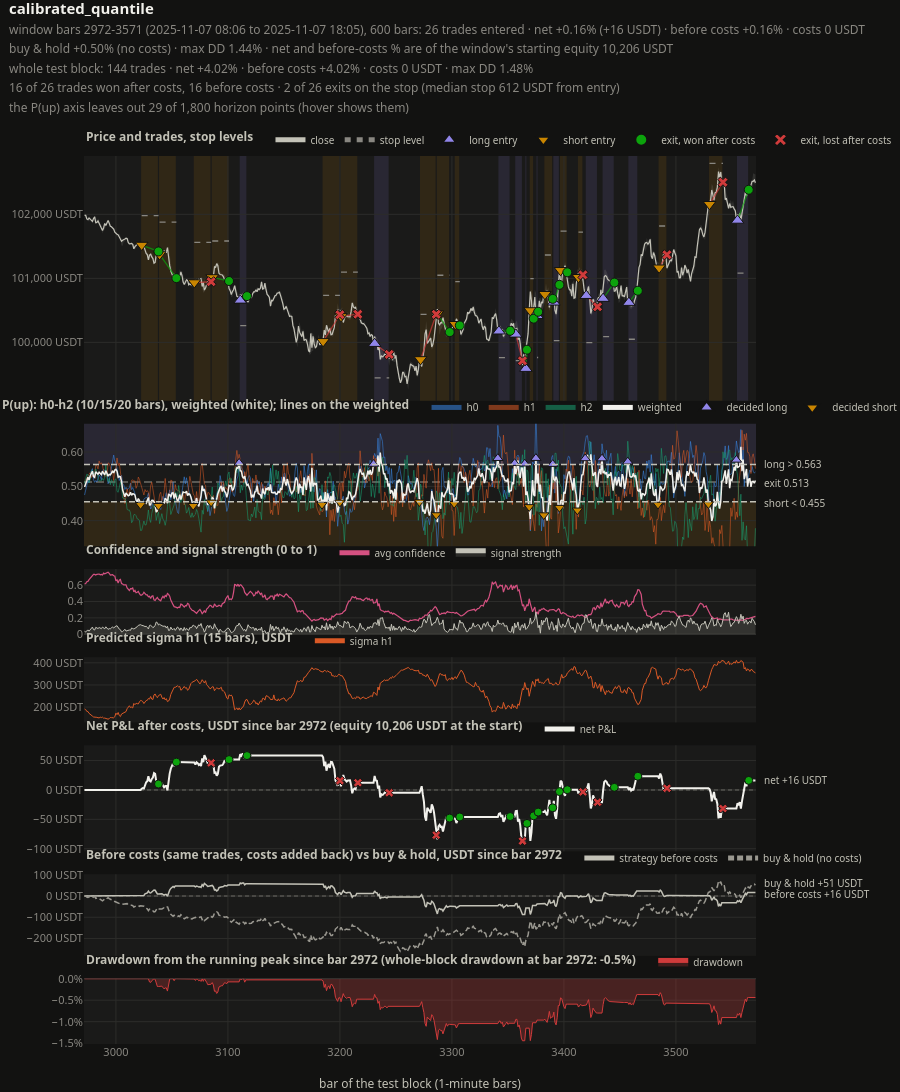

Here is the notebook cell this chart was saved with:
### Code cell
import os
from pathlib import Path

from IPython.display import display

from neural_trade.notebook import BacktestExplorer, pick_run
from neural_trade.visualization.trading_dashboard import detail_window

run_dir = pick_run(RUN_DIR, RUNS_DIR)   # newest run with a serving bundle, or a clear error
print("run:", run_dir)
explorer = BacktestExplorer.from_run(run_dir, csv_path=CSV_PATH)
res = explorer.run(STRATEGY, costs={"random_seeds": 0}, baselines=False)
start = detail_window(res, BARS, around=START)[0] if isinstance(START, str) else int(START)
explorer.dashboard(res, start=start, end=start + BARS).show()

### Figure 1 — Plotly figure (JSON) as saved in the notebook; plotly's stock layout.template omitted (floating-point values rounded to 4 significant figures; data arrays with more than 128 entries replaced by an {"elided": "..."} marker saying what was removed)
{"data": [{"dx": 1, "hoverinfo": "skip", "legend": "legend", "line": {"width": 0}, "mode": "lines", "name": "bar high", "showlegend": false, "type": "scatter", "x0": 2972.0, "xaxis": "x", "y": {"elided": "600 float values"}, "yaxis": "y"}, {"dx": 1, "fill": "tonexty", "fillcolor": "rgba(195,194,183,0.13)", "hoverinfo": "skip", "legend": "legend", "line": {"width": 0}, "mode": "lines", "name": "bar high-low range", "showlegend": false, "type": "scatter", "x0": 2972.0, "xaxis": "x", "y": {"elided": "600 float values"}, "yaxis": "y"}, {"dx": 1, "hovertemplate": "close %{y:,.2f} USDT%{text}<extra></extra>", "legend": "legend", "line": {"color": "#c3c2b7", "width": 1.2}, "mode": "lines", "name": "close", "text": {"elided": "600 str values"}, "type": "scatter", "x0": 2972, "xaxis": "x", "y": {"elided": "600 float values"}, "yaxis": "y"}, {"hoverinfo": "skip", "legend": "legend", "legendgroup": "lvl-sl", "line": {"color": "#898781", "dash": "6px,6px", "width": 1.3}, "mode": "lines", "name": "stop level", "type": "scatter", "x": [3023, 3038, null, 3039, 3054, null, 3070, 3085, null, 3086, 3101, null, 3111, 3117, null, 3185, 3200, null, 3201, 3216, null, 3231, 3244, null, 3272, 3286, null, 3287, 3298, null, 3303, 3307, null, 3342, 3352, null, 3357, 3363, null, 3366, 3367, null, 3370, 3373, null, 3376, 3377, null, 3383, 3390, null, 3391, 3396, null, 3397, 3403, null, 3413, 3417, null, 3420, 3430, null, 3435, 3445, null, 3458, 3466, null, 3485, 3492, null, 3530, 3542, null, 3555, 3565, null], "xaxis": "x", "y": [102000.0, 102000.0, null, 101900.0, 101900.0, null, 101600.0, 101600.0, null, 101600.0, 101600.0, null, 100300.0, 100300.0, null, 100700.0, 100700.0, null, 101100.0, 101100.0, null, 99450.0, 99450.0, null, 100400.0, 100400.0, null, 101000.0, 101000.0, null, 100900.0, 100900.0, null, 99760.0, 99760.0, null, 99710.0, 99710.0, null, 98970.0, 98970.0, null, 101000.0, 101000.0, null, 99760.0, 99760.0, null, 101400.0, 101400.0, null, 100000.0, 100000.0, null, 101700.0, 101700.0, null, 101700.0, 101700.0, null, 100000.0, 100000.0, null, 100100.0, 100100.0, null, 100000.0, 100000.0, null, 101800.0, 101800.0, null, 102800.0, 102800.0, null, 101100.0, 101100.0, null], "yaxis": "y"}, {"hoverinfo": "skip", "legend": "legend", "legendgroup": "trade-win", "line": {"color": "rgba(12,163,12,0.7)", "width": 1.3}, "mode": "lines", "name": "win (entry to exit)", "showlegend": false, "type": "scatter", "x": [3023, 3038, null, 3039, 3054, null, 3086, 3101, null, 3111, 3117, null, 3287, 3298, null, 3303, 3307, null, 3342, 3352, null, 3366, 3367, null, 3370, 3373, null, 3376, 3377, null, 3383, 3390, null, 3391, 3396, null, 3397, 3403, null, 3435, 3445, null, 3458, 3466, null, 3555, 3565, null], "xaxis": "x", "y": [101500.0, 101400.0, null, 101400.0, 101000.0, null, 101000.0, 101000.0, null, 100700.0, 100700.0, null, 100400.0, 100200.0, null, 100300.0, 100300.0, null, 100200.0, 100200.0, null, 99590.0, 99890.0, null, 100500.0, 100400.0, null, 100400.0, 100500.0, null, 100800.0, 100700.0, null, 100600.0, 100900.0, null, 101100.0, 101100.0, null, 100700.0, 100900.0, null, 100600.0, 100800.0, null, 101900.0, 102400.0, null], "yaxis": "y"}, {"hoverinfo": "skip", "legend": "legend", "legendgroup": "trade-loss", "line": {"color": "rgba(208,59,59,0.7)", "width": 1.3}, "mode": "lines", "name": "loss (entry to exit)", "showlegend": false, "type": "scatter", "x": [3070, 3085, null, 3185, 3200, null, 3201, 3216, null, 3231, 3244, null, 3272, 3286, null, 3357, 3363, null, 3413, 3417, null, 3420, 3430, null, 3485, 3492, null, 3530, 3542, null], "xaxis": "x", "y": [100900.0, 100900.0, null, 100000.0, 100400.0, null, 100400.0, 100400.0, null, 99980.0, 99810.0, null, 99730.0, 100400.0, null, 100100.0, 99710.0, null, 101000.0, 101100.0, null, 100700.0, 100600.0, null, 101200.0, 101400.0, null, 102200.0, 102500.0, null], "yaxis": "y"}, {"hoverinfo": "skip", "legend": "legend", "legendgroup": "entry-LONG", "marker": {"color": "#9085e9", "line": {"color": "#121211", "width": 1}, "size": 11, "symbol": "triangle-up"}, "mode": "markers", "name": "long entry", "type": "scatter", "x": [3111, 3231, 3342, 3357, 3366, 3376, 3391, 3420, 3435, 3458, 3555], "xaxis": "x", "y": [100700.0, 99980.0, 100200.0, 100100.0, 99590.0, 100400.0, 100600.0, 100700.0, 100700.0, 100600.0, 101900.0], "yaxis": "y"}, {"hoverinfo": "skip", "legend": "legend", "legendgroup": "entry-SHORT", "marker": {"color": "#c98500", "line": {"color": "#121211", "width": 1}, "size": 11, "symbol": "triangle-down"}, "mode": "markers", "name": "short entry", "type": "scatter", "x": [3023, 3039, 3070, 3086, 3185, 3201, 3272, 3287, 3303, 3370, 3383, 3397, 3413, 3485, 3530], "xaxis": "x", "y": [101500.0, 101400.0, 100900.0, 101000.0, 100000.0, 100400.0, 99730.0, 100400.0, 100300.0, 100500.0, 100800.0, 101100.0, 101000.0, 101200.0, 102200.0], "yaxis": "y"}, {"hoverinfo": "skip", "legend": "legend", "legendgroup": "trade-win", "marker": {"color": "#0ca30c", "line": {"color": "#121211", "width": 1}, "size": 9, "symbol": "circle"}, "mode": "markers", "name": "exit, won after costs", "opacity": 1.0, "type": "scatter", "x": [3038, 3054, 3101, 3117, 3298, 3307, 3352, 3367, 3373, 3377, 3390, 3396, 3403, 3445, 3466, 3565], "xaxis": "x", "y": [101400.0, 101000.0, 101000.0, 100700.0, 100200.0, 100300.0, 100200.0, 99890.0, 100400.0, 100500.0, 100700.0, 100900.0, 101100.0, 100900.0, 100800.0, 102400.0], "yaxis": "y"}, {"hoverinfo": "skip", "legend": "legend", "legendgroup": "trade-loss", "marker": {"color": "#d03b3b", "line": {"color": "#121211", "width": 1}, "size": 9, "symbol": "x"}, "mode": "markers", "name": "exit, lost after costs", "opacity": 1.0, "type": "scatter", "x": [3085, 3200, 3216, 3244, 3286, 3363, 3417, 3430, 3492, 3542], "xaxis": "x", "y": [100900.0, 100400.0, 100400.0, 99810.0, 100400.0, 99710.0, 101100.0, 100600.0, 101400.0, 102500.0], "yaxis": "y"}, {"dx": 1, "hovertemplate": "P(up) h0 (10 bars) %{y:.3f}<extra></extra>", "legend": "legend2", "legendgroup": "h0", "line": {"color": "rgba(57,135,229,0.55)", "width": 1}, "mode": "lines", "name": "h0", "type": "scatter", "x0": 2972, "xaxis": "x", "y": {"elided": "600 float values"}, "yaxis": "y2"}, {"dx": 1, "hovertemplate": "P(up) h1 (15 bars) %{y:.3f}<extra></extra>", "legend": "legend2", "legendgroup": "h1", "line": {"color": "rgba(217,89,38,0.55)", "width": 1}, "mode": "lines", "name": "h1", "type": "scatter", "x0": 2972, "xaxis": "x", "y": {"elided": "600 float values"}, "yaxis": "y2"}, {"dx": 1, "hovertemplate": "P(up) h2 (20 bars) %{y:.3f}<extra></extra>", "legend": "legend2", "legendgroup": "h2", "line": {"color": "rgba(25,158,112,0.55)", "width": 1}, "mode": "lines", "name": "h2", "type": "scatter", "x0": 2972, "xaxis": "x", "y": {"elided": "600 float values"}, "yaxis": "y2"}, {"dx": 1, "hovertemplate": "weighted P(up) %{y:.3f}<extra></extra>", "legend": "legend2", "line": {"color": "#f2f1ec", "width": 1.5}, "mode": "lines", "name": "weighted", "type": "scatter", "x0": 2972, "xaxis": "x", "y": {"elided": "600 float values"}, "yaxis": "y2"}, {"hoverinfo": "skip", "legend": "legend2", "legendgroup": "decision-LONG", "marker": {"color": "#9085e9", "line": {"color": "#121211", "width": 1}, "size": 9, "symbol": "triangle-up"}, "mode": "markers", "name": "decided long", "type": "scatter", "x": [3110, 3230, 3341, 3356, 3365, 3375, 3390, 3419, 3434, 3457, 3554], "xaxis": "x", "y": [0.5682, 0.5651, 0.582, 0.5675, 0.566, 0.5822, 0.5648, 0.5812, 0.5808, 0.5719, 0.5771], "yaxis": "y2"}, {"hoverinfo": "skip", "legend": "legend2", "legendgroup": "decision-SHORT", "marker": {"color": "#c98500", "line": {"color": "#121211", "width": 1}, "size": 9, "symbol": "triangle-down"}, "mode": "markers", "name": "decided short", "type": "scatter", "x": [3022, 3038, 3069, 3085, 3184, 3200, 3271, 3286, 3302, 3369, 3382, 3396, 3412, 3484, 3529], "xaxis": "x", "y": [0.4463, 0.4434, 0.4435, 0.4535, 0.4466, 0.4534, 0.4543, 0.4165, 0.4495, 0.4401, 0.4163, 0.4379, 0.4302, 0.4471, 0.4483], "yaxis": "y2"}, {"dx": 1, "hovertemplate": "confidence %{y:.3f}<extra></extra>", "legend": "legend3", "line": {"color": "#d55181", "width": 1.2}, "mode": "lines", "name": "avg confidence", "type": "scatter", "x0": 2972, "xaxis": "x", "y": {"elided": "600 float values"}, "yaxis": "y3"}, {"dx": 1, "fill": "tozeroy", "fillcolor": "rgba(195,194,183,0.15)", "hovertemplate": "strength %{y:.3f}<extra></extra>", "legend": "legend3", "line": {"color": "#c3c2b7", "width": 1}, "mode": "lines", "name": "signal strength", "type": "scatter", "x0": 2972, "xaxis": "x", "y": {"elided": "600 float values"}, "yaxis": "y3"}, {"dx": 1, "hovertemplate": "sigma h1 (15 bars) %{y:,.1f} USDT<extra></extra>", "legend": "legend4", "line": {"color": "#d95926", "width": 1}, "mode": "lines", "name": "sigma h1", "type": "scatter", "x0": 2972, "xaxis": "x", "y": {"elided": "600 float values"}, "yaxis": "y4"}, {"dx": 1, "hovertemplate": "net P&L since bar 2972 %{y:,.0f} USDT<extra></extra>", "legend": "legend5", "line": {"color": "#f2f1ec", "width": 2}, "mode": "lines", "name": "net P&L", "type": "scatter", "x0": 2972, "xaxis": "x", "y": {"elided": "600 float values"}, "yaxis": "y5"}, {"hoverinfo": "skip", "legend": "legend5", "legendgroup": "trade-win", "marker": {"color": "#0ca30c", "line": {"color": "#121211", "width": 1}, "size": 8, "symbol": "circle"}, "mode": "markers", "name": "exit, win", "showlegend": false, "type": "scatter", "x": [3038, 3054, 3101, 3117, 3298, 3307, 3352, 3367, 3373, 3377, 3390, 3396, 3403, 3445, 3466, 3565], "xaxis": "x", "y": [10.07, 47.33, 51.67, 58.45, -47.87, -45.99, -45.26, -56.93, -44.04, -37.7, -30.38, -2.794, 0.4019, 4.422, 23.31, 16.25], "yaxis": "y5"}, {"hoverinfo": "skip", "legend": "legend5", "legendgroup": "trade-loss", "marker": {"color": "#d03b3b", "line": {"color": "#121211", "width": 1}, "size": 8, "symbol": "x"}, "mode": "markers", "name": "exit, loss", "showlegend": false, "type": "scatter", "x": [3085, 3200, 3216, 3244, 3286, 3363, 3417, 3430, 3492, 3542], "xaxis": "x", "y": [46.07, 15.81, 12.32, -4.804, -76.88, -87.01, -3.381, -20.86, 2.807, -31.61], "yaxis": "y5"}, {"dx": 1, "hovertemplate": "before costs since bar 2972 %{y:,.0f} USDT<extra></extra>", "legend": "legend6", "line": {"color": "#c3c2b7", "width": 1.5}, "mode": "lines", "name": "strategy before costs", "type": "scatter", "x0": 2972, "xaxis": "x", "y": {"elided": "600 float values"}, "yaxis": "y6"}, {"dx": 1, "hovertemplate": "buy & hold since bar 2972 %{y:,.0f} USDT (10,206 USDT held, no costs)<extra></extra>", "legend": "legend6", "line": {"color": "#9a9890", "dash": "6px,3px", "width": 1.5}, "mode": "lines", "name": "buy & hold (no costs)", "type": "scatter", "x0": 2972, "xaxis": "x", "y": {"elided": "600 float values"}, "yaxis": "y6"}, {"dx": 1, "fill": "tozeroy", "fillcolor": "rgba(208,59,59,0.25)", "hovertemplate": "drawdown %{y:.2%}<extra></extra>", "legend": "legend7", "line": {"color": "#d03b3b", "width": 1}, "mode": "lines", "name": "drawdown", "type": "scatter", "x0": 2972, "xaxis": "x", "y": {"elided": "600 float values"}, "yaxis": "y7"}], "layout": {"annotations": [{"align": "left", "font": {"color": "#c3c2b7", "size": 10}, "showarrow": false, "text": "short < 0.455", "x": 1.0, "xanchor": "left", "xref": "x domain", "xshift": 6, "y": 0.4517, "yanchor": "middle", "yref": "y2"}, {"align": "left", "font": {"color": "#c3c2b7", "size": 10}, "showarrow": false, "text": "exit 0.513", "x": 1.0, "xanchor": "left", "xref": "x domain", "xshift": 6, "y": 0.5094, "yanchor": "middle", "yref": "y2"}, {"align": "left", "font": {"color": "#c3c2b7", "size": 10}, "showarrow": false, "text": "long > 0.563", "x": 1.0, "xanchor": "left", "xref": "x domain", "xshift": 6, "y": 0.5665, "yanchor": "middle", "yref": "y2"}, {"align": "left", "font": {"color": "#c3c2b7", "size": 10}, "showarrow": false, "text": "net +16 USDT", "x": 1.0, "xanchor": "left", "xref": "x domain", "xshift": 6, "y": 16.25, "yanchor": "middle", "yref": "y5"}, {"align": "left", "font": {"color": "#c3c2b7", "size": 10}, "showarrow": false, "text": "before costs +16 USDT", "x": 1.0, "xanchor": "left", "xref": "x domain", "xshift": 6, "y": 7.261, "yanchor": "middle", "yref": "y6"}, {"align": "left", "font": {"color": "#c3c2b7", "size": 10}, "showarrow": false, "text": "buy & hold +51 USDT", "x": 1.0, "xanchor": "left", "xref": "x domain", "xshift": 6, "y": 60.34, "yanchor": "middle", "yref": "y6"}], "height": 1500, "hovermode": "x unified", "hoversubplots": "axis", "legend": {"bgcolor": "rgba(0,0,0,0)", "font": {"color": "#c3c2b7", "size": 10}, "groupclick": "togglegroup", "itemsizing": "constant", "itemwidth": 30, "orientation": "h", "title": {"font": {"color": "#c3c2b7", "size": 12}, "side": "left", "text": "<b>Price and trades, stop levels</b>   "}, "x": 0, "xanchor": "left", "y": 1.002, "yanchor": "bottom"}, "legend2": {"bgcolor": "rgba(0,0,0,0)", "font": {"color": "#c3c2b7", "size": 10}, "groupclick": "togglegroup", "itemsizing": "constant", "itemwidth": 30, "orientation": "h", "title": {"font": {"color": "#c3c2b7", "size": 12}, "side": "left", "text": "<b>P(up): h0-h2 (10/15/20 bars), weighted (white); lines on the weighted</b>   "}, "x": 0, "xanchor": "left", "y": 0.7005, "yanchor": "bottom"}, "legend3": {"bgcolor": "rgba(0,0,0,0)", "font": {"color": "#c3c2b7", "size": 10}, "groupclick": "togglegroup", "itemsizing": "constant", "itemwidth": 30, "orientation": "h", "title": {"font": {"color": "#c3c2b7", "size": 12}, "side": "left", "text": "<b>Confidence and signal strength (0 to 1)</b>   "}, "x": 0, "xanchor": "left", "y": 0.5369, "yanchor": "bottom"}, "legend4": {"bgcolor": "rgba(0,0,0,0)", "font": {"color": "#c3c2b7", "size": 10}, "groupclick": "togglegroup", "itemsizing": "constant", "itemwidth": 30, "orientation": "h", "title": {"font": {"color": "#c3c2b7", "size": 12}, "side": "left", "text": "<b>Predicted sigma h1 (15 bars), USDT</b>   "}, "x": 0, "xanchor": "left", "y": 0.4377, "yanchor": "bottom"}, "legend5": {"bgcolor": "rgba(0,0,0,0)", "font": {"color": "#c3c2b7", "size": 10}, "groupclick": "togglegroup", "itemsizing": "constant", "itemwidth": 30, "orientation": "h", "title": {"font": {"color": "#c3c2b7", "size": 12}, "side": "left", "text": "<b>Net P&L after costs, USDT since bar 2972 (equity 10,206 USDT at the start)</b>   "}, "x": 0, "xanchor": "left", "y": 0.3384, "yanchor": "bottom"}, "legend6": {"bgcolor": "rgba(0,0,0,0)", "font": {"color": "#c3c2b7", "size": 10}, "groupclick": "togglegroup", "itemsizing": "constant", "itemwidth": 30, "orientation": "h", "title": {"font": {"color": "#c3c2b7", "size": 12}, "side": "left", "text": "<b>Before costs (same trades, costs added back) vs buy & hold, USDT since bar 2972</b>   "}, "x": 0, "xanchor": "left", "y": 0.1932, "yanchor": "bottom"}, "legend7": {"bgcolor": "rgba(0,0,0,0)", "font": {"color": "#c3c2b7", "size": 10}, "groupclick": "togglegroup", "itemsizing": "constant", "itemwidth": 30, "orientation": "h", "title": {"font": {"color": "#c3c2b7", "size": 12}, "side": "left", "text": "<b>Drawdown from the running peak since bar 2972 (whole-block drawdown at bar 2972: -0.5%)</b>   "}, "x": 0, "xanchor": "left", "y": 0.07553, "yanchor": "bottom"}, "margin": {"r": 144, "t": 156}, "shapes": [{"fillcolor": "rgba(201,133,0,0.12)", "layer": "below", "line": {"width": 0}, "type": "rect", "x0": 3022.0, "x1": 3038.0, "xref": "x", "y0": 0, "y1": 1, "yref": "y domain"}, {"fillcolor": "rgba(201,133,0,0.12)", "layer": "below", "line": {"width": 0}, "type": "rect", "x0": 3038.0, "x1": 3054.0, "xref": "x", "y0": 0, "y1": 1, "yref": "y domain"}, {"fillcolor": "rgba(201,133,0,0.12)", "layer": "below", "line": {"width": 0}, "type": "rect", "x0": 3070.0, "x1": 3084.0, "xref": "x", "y0": 0, "y1": 1, "yref": "y domain"}, {"fillcolor": "rgba(201,133,0,0.12)", "layer": "below", "line": {"width": 0}, "type": "rect", "x0": 3086.0, "x1": 3100.0, "xref": "x", "y0": 0, "y1": 1, "yref": "y domain"}, {"fillcolor": "rgba(144,133,233,0.12)", "layer": "below", "line": {"width": 0}, "type": "rect", "x0": 3110.0, "x1": 3116.0, "xref": "x", "y0": 0, "y1": 1, "yref": "y domain"}, {"fillcolor": "rgba(201,133,0,0.12)", "layer": "below", "line": {"width": 0}, "type": "rect", "x0": 3184.0, "x1": 3200.0, "xref": "x", "y0": 0, "y1": 1, "yref": "y domain"}, {"fillcolor": "rgba(201,133,0,0.12)", "layer": "below", "line": {"width": 0}, "type": "rect", "x0": 3200.0, "x1": 3216.0, "xref": "x", "y0": 0, "y1": 1, "yref": "y domain"}, {"fillcolor": "rgba(144,133,233,0.12)", "layer": "below", "line": {"width": 0}, "type": "rect", "x0": 3230.0, "x1": 3244.0, "xref": "x", "y0": 0, "y1": 1, "yref": "y domain"}, {"fillcolor": "rgba(201,133,0,0.12)", "layer": "below", "line": {"width": 0}, "type": "rect", "x0": 3272.0, "x1": 3286.0, "xref": "x", "y0": 0, "y1": 1, "yref": "y domain"}, {"fillcolor": "rgba(201,133,0,0.12)", "layer": "below", "line": {"width": 0}, "type": "rect", "x0": 3286.0, "x1": 3298.0, "xref": "x", "y0": 0, "y1": 1, "yref": "y domain"}, {"fillcolor": "rgba(201,133,0,0.12)", "layer": "below", "line": {"width": 0}, "type": "rect", "x0": 3302.0, "x1": 3306.0, "xref": "x", "y0": 0, "y1": 1, "yref": "y domain"}, {"fillcolor": "rgba(144,133,233,0.12)", "layer": "below", "line": {"width": 0}, "type": "rect", "x0": 3342.0, "x1": 3352.0, "xref": "x", "y0": 0, "y1": 1, "yref": "y domain"}, {"fillcolor": "rgba(144,133,233,0.12)", "layer": "below", "line": {"width": 0}, "type": "rect", "x0": 3356.0, "x1": 3362.0, "xref": "x", "y0": 0, "y1": 1, "yref": "y domain"}, {"fillcolor": "rgba(144,133,233,0.12)", "layer": "below", "line": {"width": 0}, "type": "rect", "x0": 3366.0, "x1": 3366.0, "xref": "x", "y0": 0, "y1": 1, "yref": "y domain"}, {"fillcolor": "rgba(201,133,0,0.12)", "layer": "below", "line": {"width": 0}, "type": "rect", "x0": 3370.0, "x1": 3372.0, "xref": "x", "y0": 0, "y1": 1, "yref": "y domain"}, {"fillcolor": "rgba(144,133,233,0.12)", "layer": "below", "line": {"width": 0}, "type": "rect", "x0": 3376.0, "x1": 3376.0, "xref": "x", "y0": 0, "y1": 1, "yref": "y domain"}, {"fillcolor": "rgba(201,133,0,0.12)", "layer": "below", "line": {"width": 0}, "type": "rect", "x0": 3382.0, "x1": 3390.0, "xref": "x", "y0": 0, "y1": 1, "yref": "y domain"}, {"fillcolor": "rgba(144,133,233,0.12)", "layer": "below", "line": {"width": 0}, "type": "rect", "x0": 3390.0, "x1": 3396.0, "xref": "x", "y0": 0, "y1": 1, "yref": "y domain"}, {"fillcolor": "rgba(201,133,0,0.12)", "layer": "below", "line": {"width": 0}, "type": "rect", "x0": 3396.0, "x1": 3402.0, "xref": "x", "y0": 0, "y1": 1, "yref": "y domain"}, {"fillcolor": "rgba(201,133,0,0.12)", "layer": "below", "line": {"width": 0}, "type": "rect", "x0": 3412.0, "x1": 3416.0, "xref": "x", "y0": 0, "y1": 1, "yref": "y domain"}, {"fillcolor": "rgba(144,133,233,0.12)", "layer": "below", "line": {"width": 0}, "type": "rect", "x0": 3420.0, "x1": 3430.0, "xref": "x", "y0": 0, "y1": 1, "yref": "y domain"}, {"fillcolor": "rgba(144,133,233,0.12)", "layer": "below", "line": {"width": 0}, "type": "rect", "x0": 3434.0, "x1": 3444.0, "xref": "x", "y0": 0, "y1": 1, "yref": "y domain"}, {"fillcolor": "rgba(144,133,233,0.12)", "layer": "below", "line": {"width": 0}, "type": "rect", "x0": 3458.0, "x1": 3466.0, "xref": "x", "y0": 0, "y1": 1, "yref": "y domain"}, {"fillcolor": "rgba(201,133,0,0.12)", "layer": "below", "line": {"width": 0}, "type": "rect", "x0": 3484.0, "x1": 3492.0, "xref": "x", "y0": 0, "y1": 1, "yref": "y domain"}, {"fillcolor": "rgba(201,133,0,0.12)", "layer": "below", "line": {"width": 0}, "type": "rect", "x0": 3530.0, "x1": 3542.0, "xref": "x", "y0": 0, "y1": 1, "yref": "y domain"}, {"fillcolor": "rgba(144,133,233,0.12)", "layer": "below", "line": {"width": 0}, "type": "rect", "x0": 3554.0, "x1": 3564.0, "xref": "x", "y0": 0, "y1": 1, "yref": "y domain"}, {"fillcolor": "rgba(144,133,233,0.12)", "layer": "below", "line": {"width": 0}, "type": "rect", "x0": 0, "x1": 1, "xref": "x domain", "y0": 0.5634, "y1": 1.0, "yref": "y2"}, {"fillcolor": "rgba(201,133,0,0.12)", "layer": "below", "line": {"width": 0}, "type": "rect", "x0": 0, "x1": 1, "xref": "x domain", "y0": 0.4549, "y1": 0.0, "yref": "y2"}, {"layer": "below", "line": {"color": "#9a9890", "dash": "8px,4px", "width": 1.2}, "type": "line", "x0": 0, "x1": 1, "xref": "x domain", "y0": 0.5126, "y1": 0.5126, "yref": "y2"}, {"layer": "above", "line": {"color": "#c3c2b7", "dash": "6px,3px", "width": 1.5}, "type": "line", "x0": 0, "x1": 1, "xref": "x domain", "y0": 0.5634, "y1": 0.5634, "yref": "y2"}, {"layer": "above", "line": {"color": "#c3c2b7", "dash": "6px,3px", "width": 1.5}, "type": "line", "x0": 0, "x1": 1, "xref": "x domain", "y0": 0.4549, "y1": 0.4549, "yref": "y2"}, {"layer": "below", "line": {"color": "#9a9890", "dash": "4px,3px", "width": 1.0}, "type": "line", "x0": 0, "x1": 1, "xref": "x domain", "y0": 0.0, "y1": 0.0, "yref": "y5"}, {"layer": "below", "line": {"color": "#9a9890", "dash": "4px,3px", "width": 1.0}, "type": "line", "x0": 0, "x1": 1, "xref": "x domain", "y0": 0.0, "y1": 0.0, "yref": "y6"}], "title": {"text": "<b>calibrated_quantile</b><br><span style='font-size:12px;color:#898781'>window bars 2972-3571 (2025-11-07 08:06 to 2025-11-07 18:05), 600 bars: 26 trades entered · net +0.16% (+16 USDT) · before costs +0.16% · costs 0 USDT<br>buy & hold +0.50% (no costs) · max DD 1.44% · net and before-costs % are of the window's starting equity 10,206 USDT<br>whole test block: 144 trades · net +4.02% · before costs +4.02% · costs 0 USDT · max DD 1.48%<br>16 of 26 trades won after costs, 16 before costs · 2 of 26 exits on the stop (median stop 612 USDT from entry)<br>the P(up) axis leaves out 29 of 1,800 horizon points (hover shows them)</span>"}, "xaxis": {"anchor": "y7", "autorange": false, "domain": [0, 1], "range": [2972.0, 3572.0], "showspikes": true, "spikemode": "across", "title": {"text": "bar of the test block (1-minute bars)"}}, "yaxis": {"anchor": "x", "autorangeoptions": {"clipmax": 102900.0, "clipmin": 99090.0}, "domain": [0.7243, 1.0], "tickformat": ",.0f", "ticksuffix": " USDT"}, "yaxis2": {"anchor": "x", "domain": [0.5607, 0.6985], "range": [0.3258, 0.6825], "tickformat": ".2f"}, "yaxis3": {"anchor": "x", "domain": [0.4614, 0.5349]}, "yaxis4": {"anchor": "x", "domain": [0.3621, 0.4357], "tickformat": ",.0f", "ticksuffix": " USDT"}, "yaxis5": {"anchor": "x", "domain": [0.2169, 0.3364], "tickformat": ",.0f", "ticksuffix": " USDT"}, "yaxis6": {"anchor": "x", "domain": [0.09926, 0.1912], "tickformat": ",.0f", "ticksuffix": " USDT"}, "yaxis7": {"anchor": "x", "domain": [0.0, 0.07353], "tickformat": ".1%"}}}
